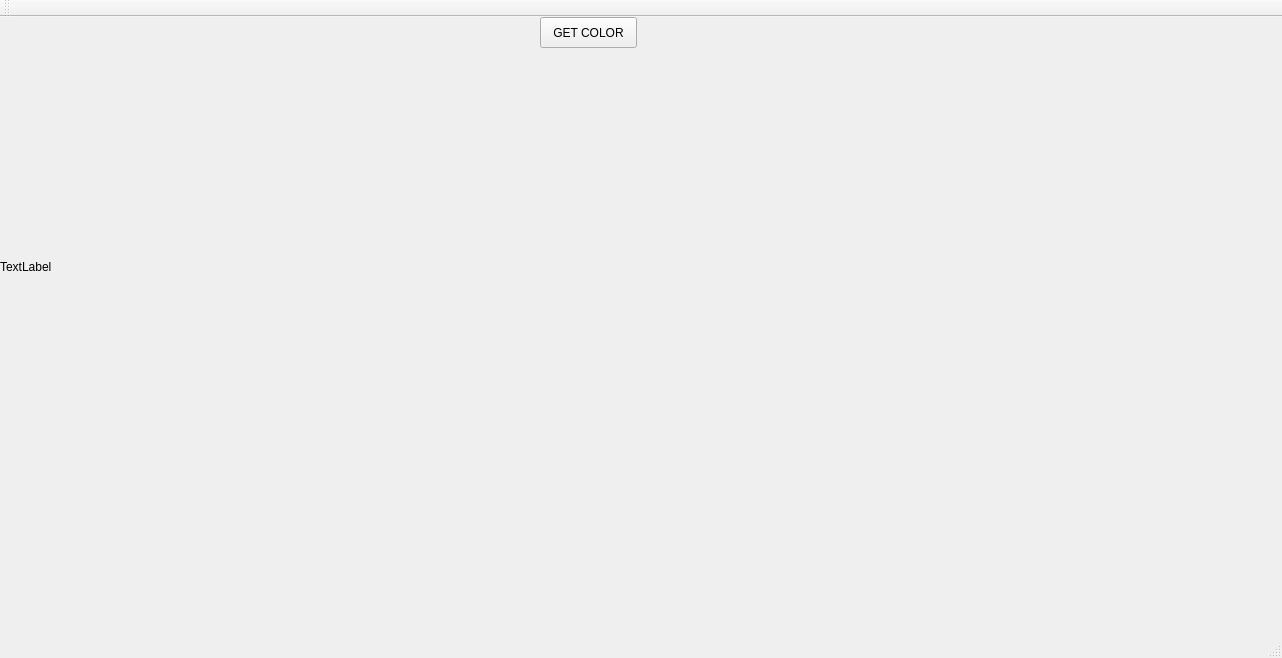
<?xml version="1.0" encoding="UTF-8"?>
<ui version="4.0">
 <class>MainWindow</class>
 <widget class="QMainWindow" name="MainWindow">
  <property name="geometry">
   <rect>
    <x>0</x>
    <y>0</y>
    <width>1282</width>
    <height>658</height>
   </rect>
  </property>
  <property name="windowTitle">
   <string>MainWindow</string>
  </property>
  <widget class="QWidget" name="centralWidget">
   <widget class="QLabel" name="label">
    <property name="geometry">
     <rect>
      <x>0</x>
      <y>0</y>
      <width>500</width>
      <height>500</height>
     </rect>
    </property>
    <property name="text">
     <string>TextLabel</string>
    </property>
   </widget>
   <widget class="QPushButton" name="pushButton">
    <property name="geometry">
     <rect>
      <x>540</x>
      <y>0</y>
      <width>97</width>
      <height>31</height>
     </rect>
    </property>
    <property name="text">
     <string>GET COLOR</string>
    </property>
   </widget>
  </widget>
  <widget class="QMenuBar" name="menuBar">
   <property name="geometry">
    <rect>
     <x>0</x>
     <y>0</y>
     <width>1282</width>
     <height>27</height>
    </rect>
   </property>
  </widget>
  <widget class="QToolBar" name="mainToolBar">
   <attribute name="toolBarArea">
    <enum>TopToolBarArea</enum>
   </attribute>
   <attribute name="toolBarBreak">
    <bool>false</bool>
   </attribute>
  </widget>
  <widget class="QStatusBar" name="statusBar"/>
 </widget>
 <layoutdefault spacing="6" margin="11"/>
 <resources/>
 <connections/>
</ui>
